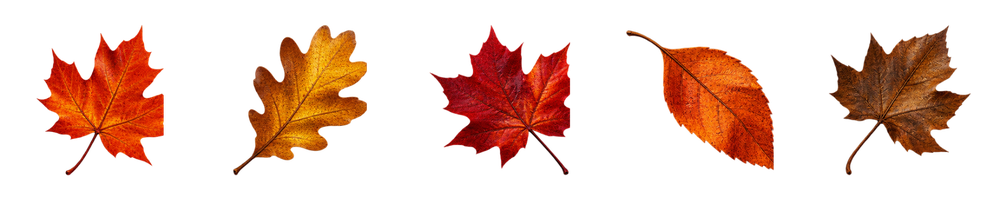
#> input picture Source/assets/autumn_leaves.png, 1000 x 200 px, shrunk from 2048 x 409 before the run, found by its file name
$ python split-leaf-atlas.py
#> lines starting #> are read from the running program, lines starting #| are printed output that depends on the picture
#!/usr/bin/env python3
"""Produce five standalone transparent PNGs from the original 1.40.8 leaf atlas.

Run before CMake config so assets.cmake embeds the five individual PNG files.
Pillow is a build-only dependency; no additional Quest runtime dependency.
"""
from pathlib import Path
from PIL import Image

source = Path("assets/autumn_leaves.png")
with Image.open(source) as image:
#> image is the input picture: PIL image 1000x200 RGBA; mean R, G, B, A 47.8, 15.2, 3, 62.9
    image = image.convert("RGBA")
    width, height = image.size
#> width = 1000; height = 200
    if width < 5 or height <= 0:
        raise SystemExit("Invalid Halloween leaf atlas dimensions")
    for i in range(5):
        left = width * i // 5
        right = width * (i + 1) // 5
        output = source.parent / f"autumn_leaf_{i}.png"
        tile = image.crop((left, 0, right, height))
        if tile.getchannel("A").getextrema()[0] == 255:
            raise SystemExit(f"{output} has no transparent pixels; aborting")
        tile.save(output, "PNG")
        print(f"Generated {output}: {tile.width}x{tile.height}, RGBA")
#> this loop made 5 passes
#> pass 1, `tile = image.crop((left, 0, right, height))`:
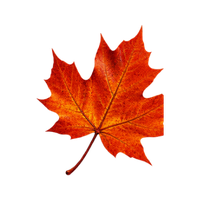
#> tile: PIL image 200x200 RGBA; mean R, G, B, A 56.4, 12.6, 0.7, 61.3; transparent parts drawn white
#> pass 2, `tile = image.crop((left, 0, right, height))`:
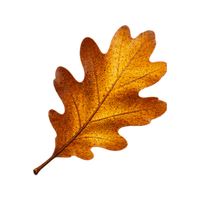
#> tile: PIL image 200x200 RGBA; mean R, G, B, A 51.6, 26.5, 2.4, 63.3; transparent parts drawn white
#> pass 3, `tile = image.crop((left, 0, right, height))`:
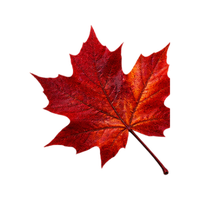
#> tile: PIL image 200x200 RGBA; mean R, G, B, A 46.9, 5.2, 3.9, 66.6; transparent parts drawn white
#> after the loop:
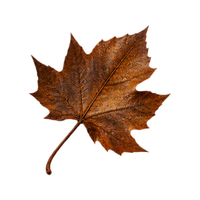
#> tile: PIL image 200x200 RGBA; mean R, G, B, A 32.3, 15.3, 5.7, 63; transparent parts drawn white

$ run again, with Source/assets/pumpkin_left.png copied over Source/assets/autumn_leaves.png
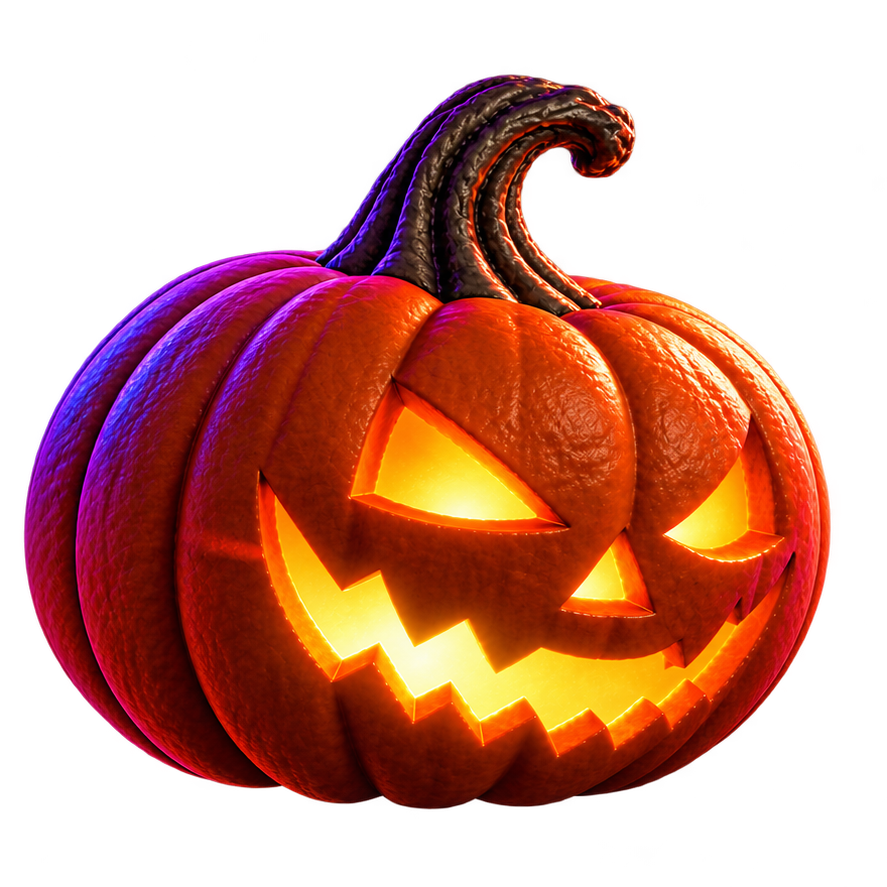
#> input picture Source/assets/pumpkin_left.png, 887 x 887 px, found by its file name
#> image is the input picture: PIL image 887x887 RGBA; mean R, G, B, A 83.1, 28.9, 16.5, 129.5
#> the loop `for i in range(5):` made 5 passes
#> pass 1, `tile = image.crop((left, 0, right, height))`:
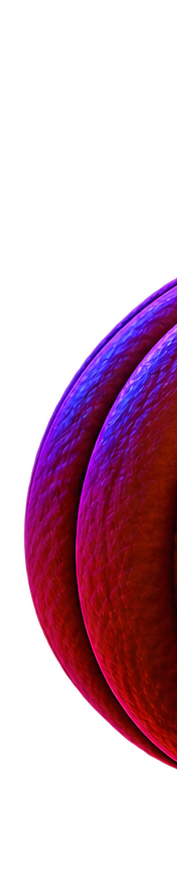
#> tile: PIL image 177x887 RGBA; mean R, G, B, A 40.9, 4, 22.6, 85.4; transparent parts drawn white
#> after the loop `for i in range(5):`:
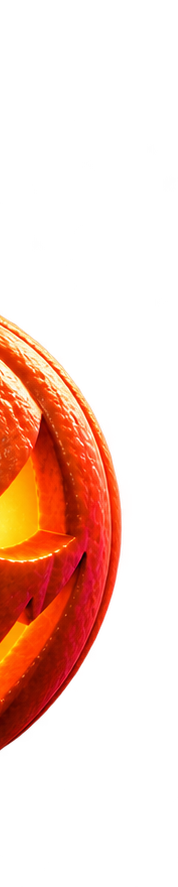
#> tile: PIL image 178x887 RGBA; mean R, G, B, A 53.9, 18.8, 6.9, 59.4; transparent parts drawn white

$ run again, with Source/assets/pumpkin_right.png copied over Source/assets/autumn_leaves.png
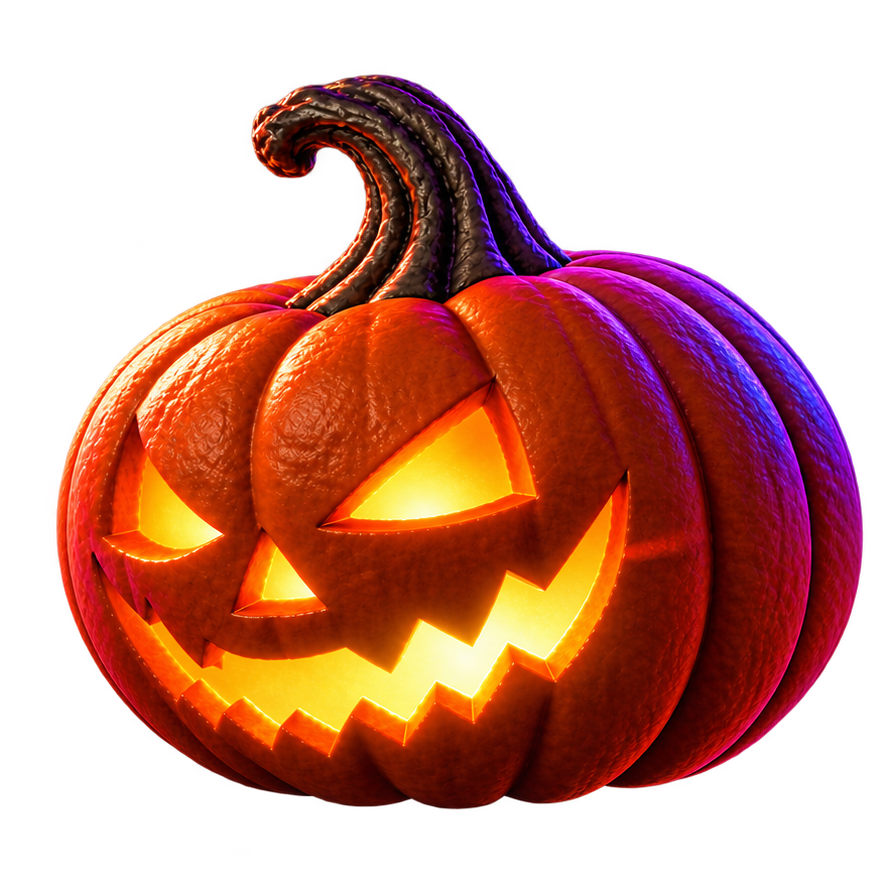
#> input picture Source/assets/pumpkin_right.png, 887 x 887 px, found by its file name
#> image is the input picture: PIL image 887x887 RGBA; mean R, G, B, A 83.1, 28.9, 16.5, 129.5
#> the loop `for i in range(5):` made 5 passes
#> pass 1, `tile = image.crop((left, 0, right, height))`:
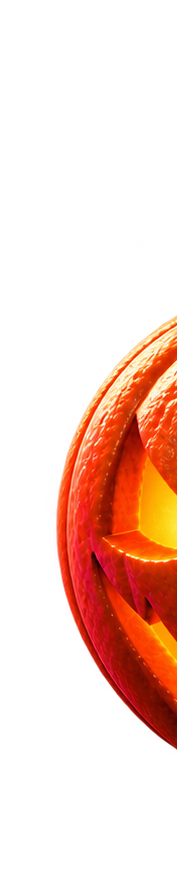
#> tile: PIL image 177x887 RGBA; mean R, G, B, A 53.6, 18.7, 6.9, 59; transparent parts drawn white
#> after the loop `for i in range(5):`:
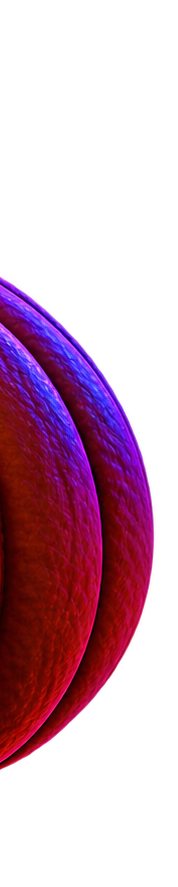
#> tile: PIL image 178x887 RGBA; mean R, G, B, A 40.9, 4.1, 22.6, 85.7; transparent parts drawn white
